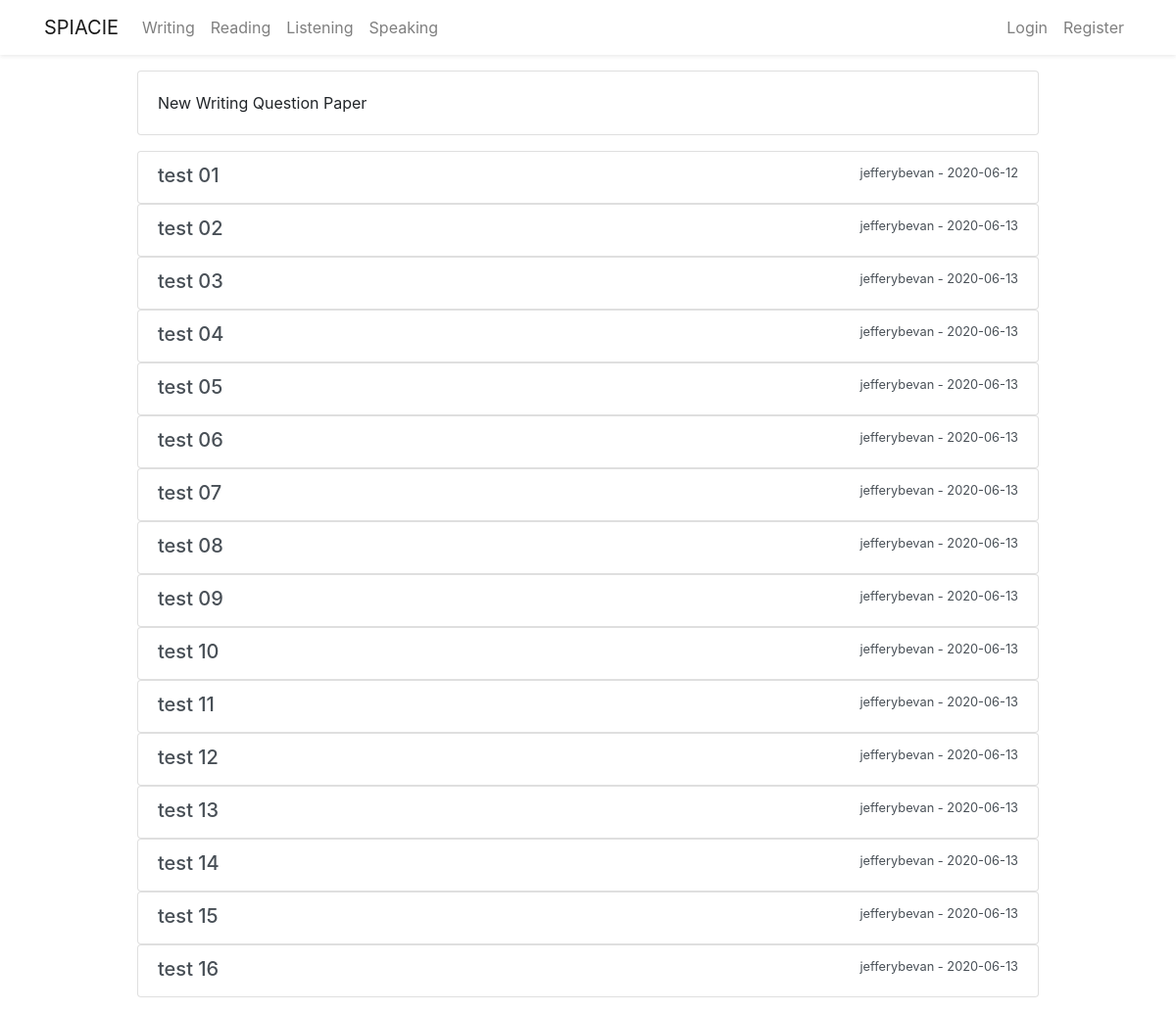
The page /writing on the database as committed earlier.
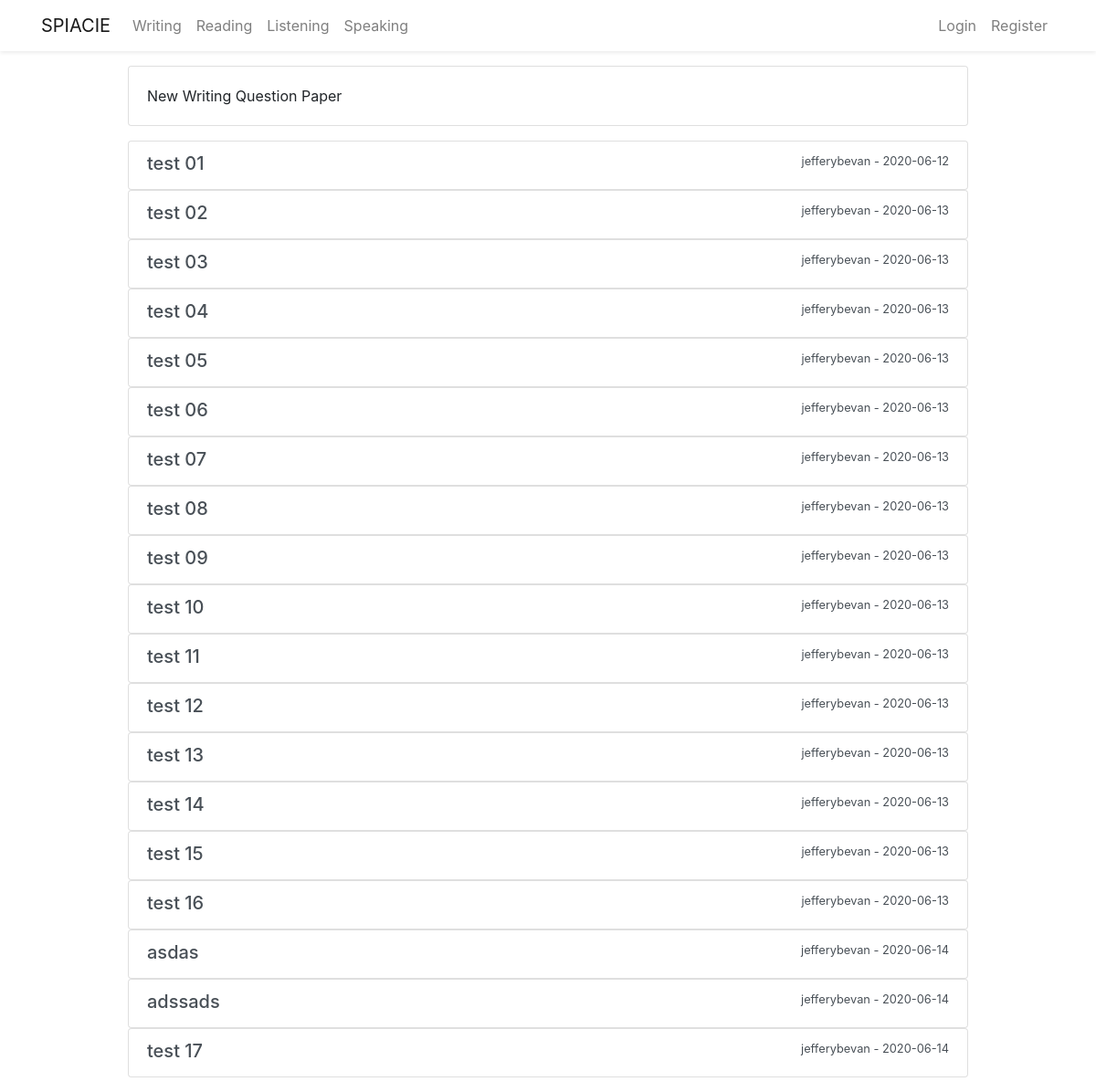
The same page on the database as committed later.
### flaskblog/models.py (models this page shows, shortened)
class Writingpaper(db.Model):
    id = db.Column(db.Integer, primary_key=True)
    title = db.Column(db.String(300), unique=True, nullable=False)
    task01 = db.Column(db.String(600), nullable=False)
    task01_img = db.Column(db.String(20), nullable=True)
    task02 = db.Column(db.String(600), nullable=False)
    task02_img = db.Column(db.String(20), nullable=True)
    date_posted = db.Column(db.DateTime, nullable=False,
                            default=datetime.utcnow)
    user_id = db.Column(db.Integer, db.ForeignKey('user.id'), nullable=False)
    answer = db.relationship(
        'Writingpaperanswer', backref='candidate', lazy=True)

class User(db.Model,  UserMixin):
    id = db.Column(db.Integer, primary_key=True)
    firstname = db.Column(db.String(20), nullable=False)
    lastname = db.Column(db.String(20), nullable=False)
    username = db.Column(db.String(20), unique=True, nullable=False)
    email = db.Column(db.String(20), unique=True, nullable=False)
    password = db.Column(db.String(20), nullable=False)
    image_file = db.Column(db.String(20), nullable=False,
                           default='default.jpg')
    post = db.relationship('Post', backref='author', lazy=True)
    questionpaper = db.relationship(
        'Questionpaper', backref='creator', lazy=True)
    writingpaper = db.relationship(
        'Writingpaper', backref='wcreator', lazy=True)
    writinganswer = db.relationship(
        'Writingpaperanswer', backref='wcandidate', lazy=True)

### flaskblog/routes.py (the view)
@app.route("/writing")
def writing():
    writingpapers = Writingpaper.query.all()
    return render_template('writing.html', writingpapers=writingpapers)

### flaskblog/templates/writing.html (shortened to what this page needs)
{% extends 'layout.html' %} {% block content %}
<div class="row justify-content-center mt-3 mb-3">
  <div class="col-md-10">
    <div class="card mb-3">
      <div class="card-body">
        New Writing Question Paper
      </div>
    </div>
    {% for writingpaper in writingpapers %}
    <div class="list-group">
      <a
        href="{{ url_for('show_writing', writing_id= writingpaper.id )}}"
        class="list-group-item list-group-item-action"
      >
        <div class="d-flex w-100 justify-content-between">
          <h5 class="mb-1">{{ writingpaper.title }}</h5>
          <small
            >{{ writingpaper.wcreator.username }} - {{
            writingpaper.date_posted.strftime('%Y-%m-%d') }}</small
          >
        </div>
      </a>
    </div>
    {% endfor %}
  </div>
</div>
{% endblock content %}

Rows that differ between the two databases and show on the page:
added Writingpaper: title "asdas", wcreator.username "jefferybevan", date_posted "2020-06-14"
added Writingpaper: title "adssads", wcreator.username "jefferybevan", date_posted "2020-06-14"
added Writingpaper: title "test 17", wcreator.username "jefferybevan", date_posted "2020-06-14"
